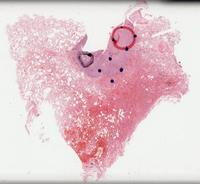
#> input picture thumbnail.jpg, 200 x 184 px
$ jupyter execute --allow-errors Image_Registration.ipynb
#> lines starting #> are read from the running program, lines starting #| are printed output that depends on the picture
# Medical Image Registration
<p>After we have collected the thumbnails of the images, we can perform registration on them.</p>

## 1. Import Packages and Functions
</p> we will be using <strong>OpenCV</strong> and <strong>numpy</strong> for image operations and manipulation

[cell 1]
import cv2
import numpy as np
from google.colab.patches import cv2_imshow

## 2. Rotate Image Function

This function is used to rotate the image by a given angle.

Rotation is a three-step operation:
<ol>
<li>We need to get the center of rotation. This typically is the center of the image you are trying to rotate.</li>
    <li>Next create the 2D-rotation matrix. OpenCV provides the <strong>getRotationMatrix2D()</strong> function.
    The getRotationMatrix2D() function takes the following arguments:
<ul>
center: the center of rotation for the input image

angle: the angle of rotation in degrees
scale: an isotropic scale factor which scales the image up or down according to the value provided
</ul></li>
<li>Finally, apply the affine transformation to the image, using the rotation matrix you created in the previous step. The <strong>warpAffine()</strong> function in OpenCV does the job.</li>
<p>The warpAffine() function applies an affine transformation to the image. After applying affine transformation, all the parallel lines in the original image will remain parallel in the output image as well.
The complete syntax for warpAffine() is given below:

warpAffine(src, M, dsize[, dst[, flags[, borderMode[, borderValue]]]])
</ol>

[cell 2]
def rotate_image(image, angle):
    image_center = tuple(np.array(image.shape[1::-1]) / 2)
    rot_mat = cv2.getRotationMatrix2D(image_center, angle, 1.0)
    result = cv2.warpAffine(image, rot_mat, image.shape[1::-1], flags=cv2.INTER_LINEAR)
    return result

## 3. SIFT Function

**Image registration** has mostly used traditional feature-based approaches. These approaches are based on **Keypoint Detection**,**Feature Description**, **Feature Matching**.

A **keypoint** is a point of interest. It defines what is important and distinctive in an image (corners, edges, etc). Each keypoint is represented by a **descriptor**: a feature vector containing the keypoints’ essential characteristics. A descriptor should be robust against image transformations (localization, scale, brightness, etc).
OpenCV provides many algorithms which perform keypoint detection and feature description like **AKAZE(Accelerated-KAZE), SIFT(Scale Invariant Features Transform), BRISK(Binary Robust Invariant Scalable Keypoints)** etc.

We will be using SIFT algorithm in this project as it is found to be one of the most accurate algorithms.
<p><strong>SIFT</strong> (Scale-invariant feature transform) is the original algorithm used for keypoint detection but it is not free for commercial use. The SIFT feature descriptor is invariant to uniform scaling, orientation, brightness changes, and partially invariant to affine distortion.</p>

### Steps for performing registration
<ol><li> We will read the thumbnail and create a second thumbnail by rotating the thumbnail by some angle.Then we will convert both the images into grayscale by using <strong>cvtColor()</strong> function which takes image and color conversion code as parameter.</li>
<li>For both the images, we have to generate the SIFT features.
    <li>First, we have to construct a SIFT object which can be done using <strong>xfeatures2d.SIFT_create()</strong> which is used for extra 2d feature detection and extracting keypoints and computing descriptors.</li>
    <li>Then use the function <strong>sift.detectAndCompute</strong> to get the keypoints and SIFT features. It will return two values – <strong>the keypoints and the descriptors.</strong></li>
     <li>Now that we have keypoints and descriptors of both images, let’s try and match the features from image 1 with features from image 2. We will be using the function <strong>match() from the BFmatcher (brute force match)</strong> module. This function takes descriptors from both images as parameter.</li>
    <li>Also, we will draw lines between the features that match in both the images. This can be done using the <strong>drawMatches</strong> function in OpenCV which takes img1, keypoints1, img2, keypoints2, numbers of matches required and flag as parameters. We will be drawing the first 50 matches only for clarity of images.</li>
</ol>

[cell 3]
def sift(image):

    # read the image
#> called with image = 'thumbnail.jpg'
    img1=cv2.imread(image)
#> img1 is the input picture: shape (184, 200, 3); mean B, G, R 206.2, 201, 227.1

    # show the image
    cv2_imshow(img1)

    # create the second image by rotating the original image
    img2=rotate_image(img1,34)


    # convert images to grayscale
    img1 = cv2.cvtColor(img1, cv2.COLOR_BGR2GRAY)
#> img1: shape (184, 200)
    img2 = cv2.cvtColor(img2, cv2.COLOR_BGR2GRAY)

    # create SIFT object
    sift = cv2.xfeatures2d.SIFT_create()

    # detect SIFT features in both images
    keypoints_1, descriptors_1 = sift.detectAndCompute(img1,None)
#> keypoints_1 = 196 keypoints; strongest (x, y, size): (110, 59, 2.1), (99, 71, 2.1), (112, 81, 2.2), (121, 70, 2.4)
    keypoints_2, descriptors_2 = sift.detectAndCompute(img2,None)
#> keypoints_2 = 200 keypoints; strongest (x, y, size): (89, 59, 2.1), (70, 67, 2.7), (105, 62, 2.4), (104, 76, 2.2)


    #Now that we have keypoints and descriptors of both images, let's make a matcher to match the descriptors:

    # create feature matcher
    bf = cv2.BFMatcher(cv2.NORM_L1, crossCheck=True)


    # match descriptors of both images
    matches = bf.match(descriptors_1,descriptors_2)
#> matches = 131 matches

    #Sort the matches by distance and draw the first 50 matches:
    # sort matches by distance
    matches = sorted(matches, key = lambda x:x.distance)

    # draw first 50 matches
    matched_img = cv2.drawMatches(img1, keypoints_1, img2, keypoints_2, matches[:50], img2, flags=2)

    #Finally, showing and saving the image:
    # show the image
    cv2_imshow(matched_img)


    cv2.waitKey(0)
    cv2.destroyAllWindows()

### 4. Call SIFT Function on Images
<p> We will call the sift function on all the thumbnails.</p>

[cell 4]
sift("thumbnail.jpg")

[cell 5]
sift("thumbnail1.jpg")
#> call 2 of sift, with image = 'thumbnail1.jpg'
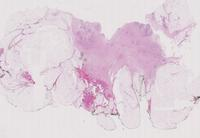
#> input picture thumbnail1.jpg, 200 x 138 px
#> in sift, img1 is the input picture: shape (138, 200, 3); mean B, G, R 218.5, 209.8, 223.9
#> in sift (call 2), `keypoints_1, descriptors_1 = sift.detectAndCompute(img1,None)`: keypoints_1 = 66 keypoints; strongest (x, y, size): (149, 107, 2), (88, 100, 8.9), (94, 87, 2.1), (149, 101, 2.5)
#> in sift (call 2), `keypoints_2, descriptors_2 = sift.detectAndCompute(img2,None)`: keypoints_2 = 63 keypoints; strongest (x, y, size): (20, 127, 2.4), (195, 35, 2.6), (15, 120, 3.1), (24, 133, 2.6)
#> in sift (call 2), `matches = bf.match(descriptors_1,descriptors_2)`: matches = 39 matches

[cell 6]
sift("thumbnail2.jpg")
#> call 3 of sift, with image = 'thumbnail2.jpg'
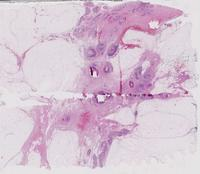
#> input picture thumbnail2.jpg, 200 x 174 px
#> in sift, img1 is the input picture: shape (174, 200, 3); mean B, G, R 210.5, 194.7, 214.8
#> in sift (call 3), `img2 = cv2.cvtColor(img2, cv2.COLOR_BGR2GRAY)`:
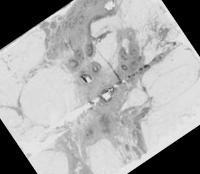
#> img2: shape (174, 200); min 0, max 243, mean 166.8
#> in sift (call 3), `keypoints_1, descriptors_1 = sift.detectAndCompute(img1,None)`: keypoints_1 = 208 keypoints; strongest (x, y, size): (186, 92, 2.1), (150, 95, 2.1), (94, 73, 2.4), (101, 98, 4.2)
#> in sift (call 3), `keypoints_2, descriptors_2 = sift.detectAndCompute(img2,None)`: keypoints_2 = 195 keypoints; strongest (x, y, size): (49, 19, 4.1), (62, 12, 6.3), (160, 137, 20.4), (178, 28, 2.7)
#> in sift (call 3), `matches = bf.match(descriptors_1,descriptors_2)`: matches = 130 matches

[cell 7]
sift("thumbnail3.jpg")
#> call 4 of sift, with image = 'thumbnail3.jpg'
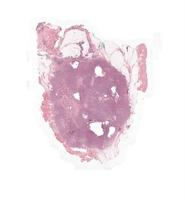
#> input picture thumbnail3.jpg, 185 x 200 px
#> in sift, img1 is the input picture: shape (200, 185, 3); mean B, G, R 235.1, 229.8, 241.1
#> in sift (call 4), `img2 = cv2.cvtColor(img2, cv2.COLOR_BGR2GRAY)`:
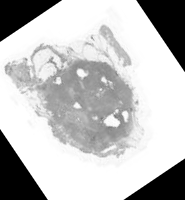
#> img2: shape (200, 185); min 0, max 255, mean 192.1
#> in sift (call 4), `keypoints_1, descriptors_1 = sift.detectAndCompute(img1,None)`: keypoints_1 = 148 keypoints; strongest (x, y, size): (98, 71, 5.7), (96, 128, 7.7), (113, 89, 3.5), (77, 96, 3.9)
#> in sift (call 4), `keypoints_2, descriptors_2 = sift.detectAndCompute(img2,None)`: keypoints_2 = 172 keypoints; strongest (x, y, size): (41, 154, 30.5), (144, 37, 24.2), (81, 73, 5.7), (150, 168, 19.8)
#> in sift (call 4), `matches = bf.match(descriptors_1,descriptors_2)`: matches = 111 matches

[cell 8]
sift("thumbnail4.jpg")
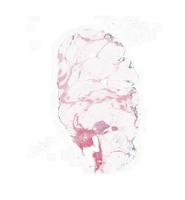
#> input picture thumbnail4.jpg, 185 x 200 px
#> in sift, img1 is the input picture: shape (200, 185, 3); mean B, G, R 248.5, 247.6, 250.5
#> in rotate_image (call 5), `result = cv2.warpAffine(image, rot_mat, image.shape[1::-1], flags=cv2...`:
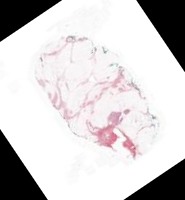
#> result: shape (200, 185, 3); mean B, G, R 206.8, 205.9, 208.8
#> in sift (call 5), `keypoints_1, descriptors_1 = sift.detectAndCompute(img1,None)`: keypoints_1 = 85 keypoints; strongest (x, y, size): (133, 148, 2), (90, 143, 4.9), (94, 155, 3.3), (96, 169, 2.1)
#> in sift (call 5), `keypoints_2, descriptors_2 = sift.detectAndCompute(img2,None)`: keypoints_2 = 90 keypoints; strongest (x, y, size): (151, 168, 18.5), (153, 117, 2.1), (128, 144, 7.1), (105, 52, 1.8)
#> in sift (call 5), `matches = bf.match(descriptors_1,descriptors_2)`: matches = 60 matches

[cell 9]
sift("thumbnail5.jpg")
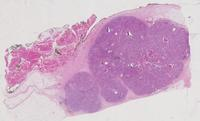
#> input picture thumbnail5.jpg, 200 x 121 px
#> in sift, img1 is the input picture: shape (121, 200, 3); mean B, G, R 199.6, 174, 207.1
#> in sift (call 6), `img2 = cv2.cvtColor(img2, cv2.COLOR_BGR2GRAY)`:
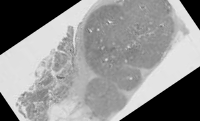
#> img2: shape (121, 200); min 0, max 234, mean 143
#> in sift (call 6), `keypoints_1, descriptors_1 = sift.detectAndCompute(img1,None)`: keypoints_1 = 66 keypoints; strongest (x, y, size): (83, 23, 2.1), (6, 59, 2.2), (9, 61, 2), (17, 85, 1.8)
#> in sift (call 6), `keypoints_2, descriptors_2 = sift.detectAndCompute(img2,None)`: keypoints_2 = 69 keypoints; strongest (x, y, size): (181, 14, 10), (12, 102, 7.8), (65, 39, 2.3), (21, 112, 2.3)
#> in sift (call 6), `matches = bf.match(descriptors_1,descriptors_2)`: matches = 38 matches
#> in sift (call 6), `matched_img = cv2.drawMatches(img1, keypoints_1, img2, keypoints_2, ma..`:
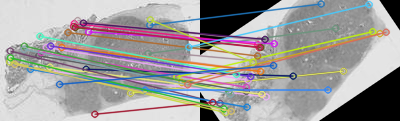
#> matched_img: shape (121, 400, 3); mean of channels 0, 1, 2 157.4, 157.5, 159.6; drawn as B, G, R
